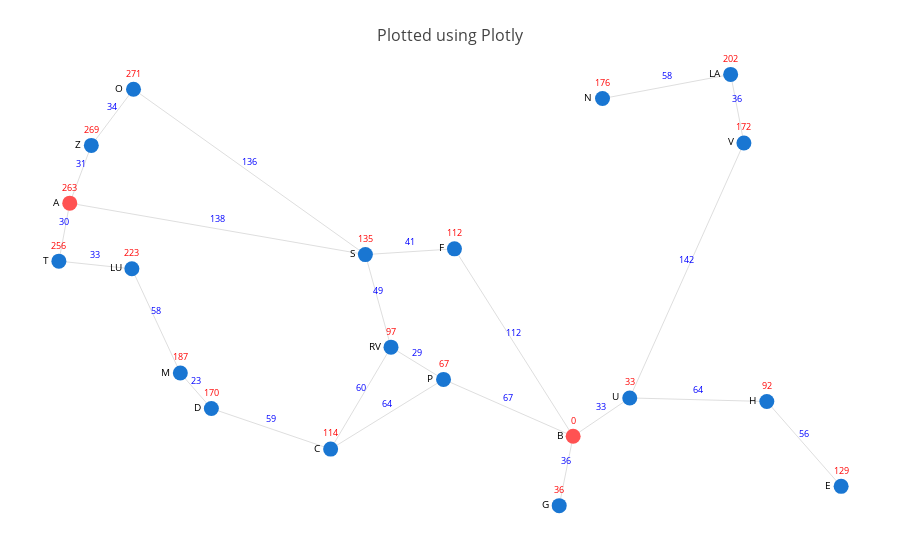

Notebook code for this chart:
### Markdown cell above
Similarly we could calculate for all cities to Bucharest and those would be as below show in red..

### Code cell
show_map(graph, start='A',goal='B',SLDTarget='B')

### Figure 1 — Plotly figure (JSON) as saved in the notebook; plotly's stock layout.template omitted (floating-point values rounded to 4 significant figures)
{"data": [{"hoverinfo": "none", "line": {"color": "#BDBDBD", "width": 0.5}, "mode": "lines+text", "text": [], "type": "scatter", "x": [21.31, 24.13, null, 21.31, 21.21, null, 21.31, 21.52, null, 24.13, 24.97, null, 24.13, 24.37, null, 24.13, 21.92, null, 21.52, 21.92, null, 21.21, 21.9, null, 24.97, 26.1, null, 21.9, 22.36, null, 24.37, 23.79, null, 24.37, 24.87, null, 22.36, 22.66, null, 22.66, 23.79, null, 23.79, 24.87, null, 24.87, 26.1, null, 26.1, 25.97, null, 26.1, 26.64, null, 26.64, 27.95, null, 26.64, 27.73, null, 27.73, 27.6, null, 27.6, 26.38, null, 27.95, 28.65, null], "y": [46.19, 45.8, null, 46.19, 45.75, null, 46.19, 46.62, null, 45.8, 45.84, null, 45.8, 45.1, null, 45.8, 47.05, null, 46.62, 47.05, null, 45.75, 45.69, null, 45.84, 44.43, null, 45.69, 44.9, null, 45.1, 44.33, null, 45.1, 44.86, null, 44.9, 44.64, null, 44.64, 44.33, null, 44.33, 44.86, null, 44.86, 44.43, null, 44.43, 43.9, null, 44.43, 44.72, null, 44.72, 44.69, null, 44.72, 46.64, null, 46.64, 47.16, null, 47.16, 46.98, null, 44.69, 44.05, null]}, {"hoverinfo": "none", "marker": {"color": ["#FF5252", "#1976D2", "#1976D2", "#1976D2", "#1976D2", "#1976D2", "#1976D2", "#1976D2", "#1976D2", "#1976D2", "#1976D2", "#1976D2", "#FF5252", "#1976D2", "#1976D2", "#1976D2", "#1976D2", "#1976D2", "#1976D2", "#1976D2"], "colorbar": {"thickness": 5, "title": "Node Connections", "titleside": "left", "xanchor": "left"}, "colorscale": "Hot", "line": {"width": 0}, "reversescale": true, "showscale": false, "size": 15}, "mode": "markers+text", "text": ["A", "S", "Z", "T", "O", "F", "LU", "RV", "M", "D", "C", "P", "B", "G", "U", "V", "LA", "N", "H", "E"], "textfont": {"color": "black", "size": 10}, "textposition": "left", "type": "scatter", "x": [21.31, 24.13, 21.52, 21.21, 21.92, 24.97, 21.9, 24.37, 22.36, 22.66, 23.79, 24.87, 26.1, 25.97, 26.64, 27.73, 27.6, 26.38, 27.95, 28.65], "y": [46.19, 45.8, 46.62, 45.75, 47.05, 45.84, 45.69, 45.1, 44.9, 44.64, 44.33, 44.86, 44.43, 43.9, 44.72, 46.64, 47.16, 46.98, 44.69, 44.05]}, {"hoverinfo": "none", "marker": {"opacity": 0}, "mode": "markers+text", "text": [138, 30, 31, 41, 49, 136, 34, 33, 112, 58, 60, 29, 23, 59, 64, 67, 36, 33, 64, 142, 36, 58, 56], "textfont": {"color": "blue", "size": 9}, "textposition": "top", "type": "scatter", "x": [22.72, 21.26, 21.41, 24.55, 24.25, 23.02, 21.72, 21.56, 25.54, 22.13, 24.08, 24.62, 22.51, 23.23, 24.33, 25.49, 26.04, 26.37, 27.29, 27.18, 27.66, 26.99, 28.3], "y": [45.99, 45.97, 46.4, 45.82, 45.45, 46.42, 46.83, 45.72, 45.13, 45.3, 44.71, 44.98, 44.77, 44.48, 44.59, 44.64, 44.17, 44.57, 44.7, 45.68, 46.9, 47.07, 44.37]}, {"hoverinfo": "none", "line": {"width": 1}, "marker": {"opacity": 0, "size": 15}, "mode": "markers+text", "text": [263, 135, 269, 256, 271, 112, 223, 97, 187, 170, 114, 67, 0, 36, 33, 172, 202, 176, 92, 129], "textfont": {"color": "red", "size": 9}, "textposition": "top", "type": "scatter", "x": [21.31, 24.13, 21.52, 21.21, 21.92, 24.97, 21.9, 24.37, 22.36, 22.66, 23.79, 24.87, 26.1, 25.97, 26.64, 27.73, 27.6, 26.38, 27.95, 28.65], "y": [46.19, 45.8, 46.62, 45.75, 47.05, 45.84, 45.69, 45.1, 44.9, 44.64, 44.33, 44.86, 44.43, 43.9, 44.72, 46.64, 47.16, 46.98, 44.69, 44.05]}], "layout": {"autosize": true, "hovermode": "closest", "margin": {"b": 20, "l": 5, "r": 5, "t": 40}, "showlegend": false, "title": "<br>Plotted using Plotly", "titlefont": {"size": 16}, "xaxis": {"showgrid": false, "showticklabels": false, "zeroline": false}, "yaxis": {"showgrid": false, "showticklabels": false, "zeroline": false}}}
